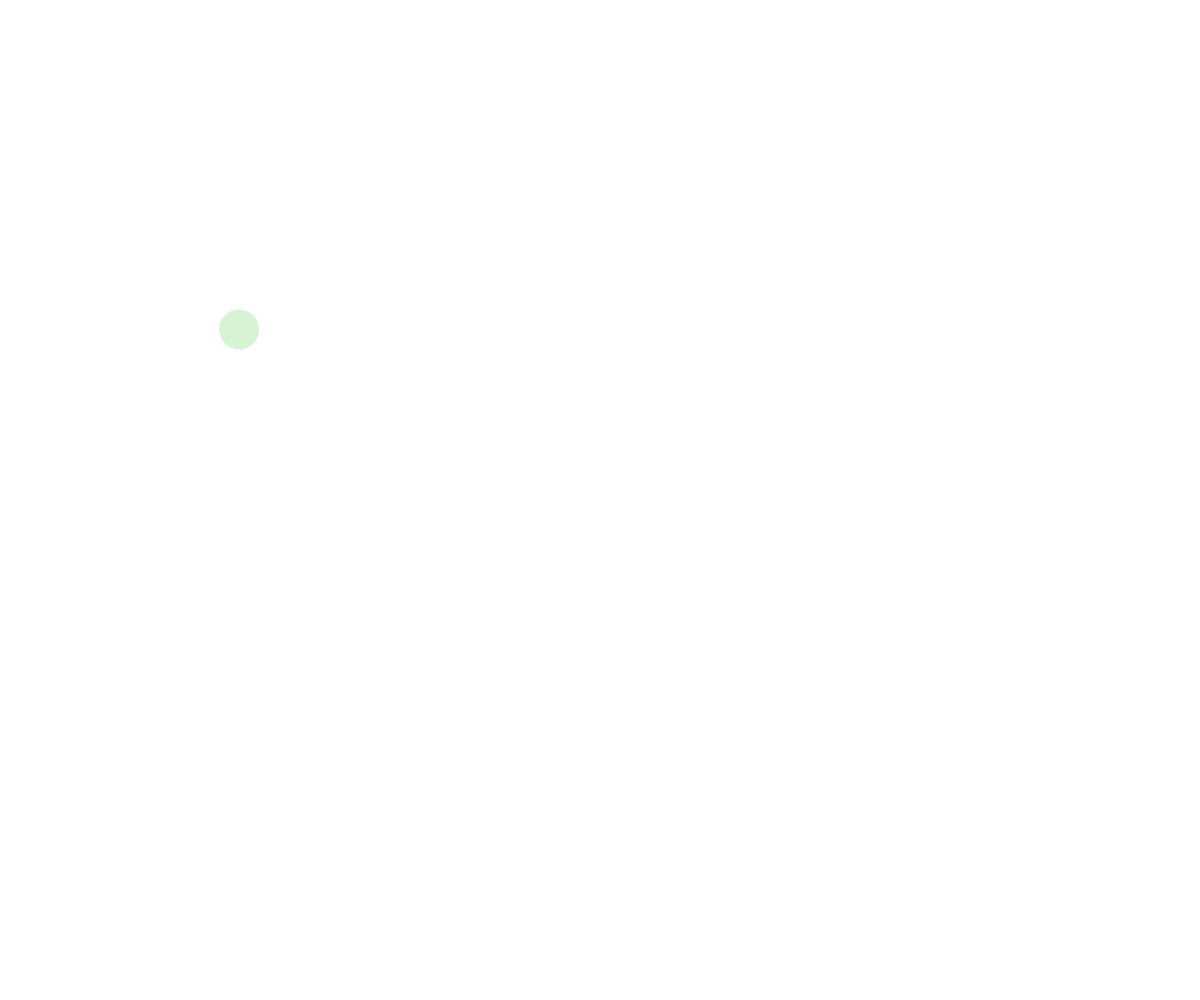
Frame 1 (no input)
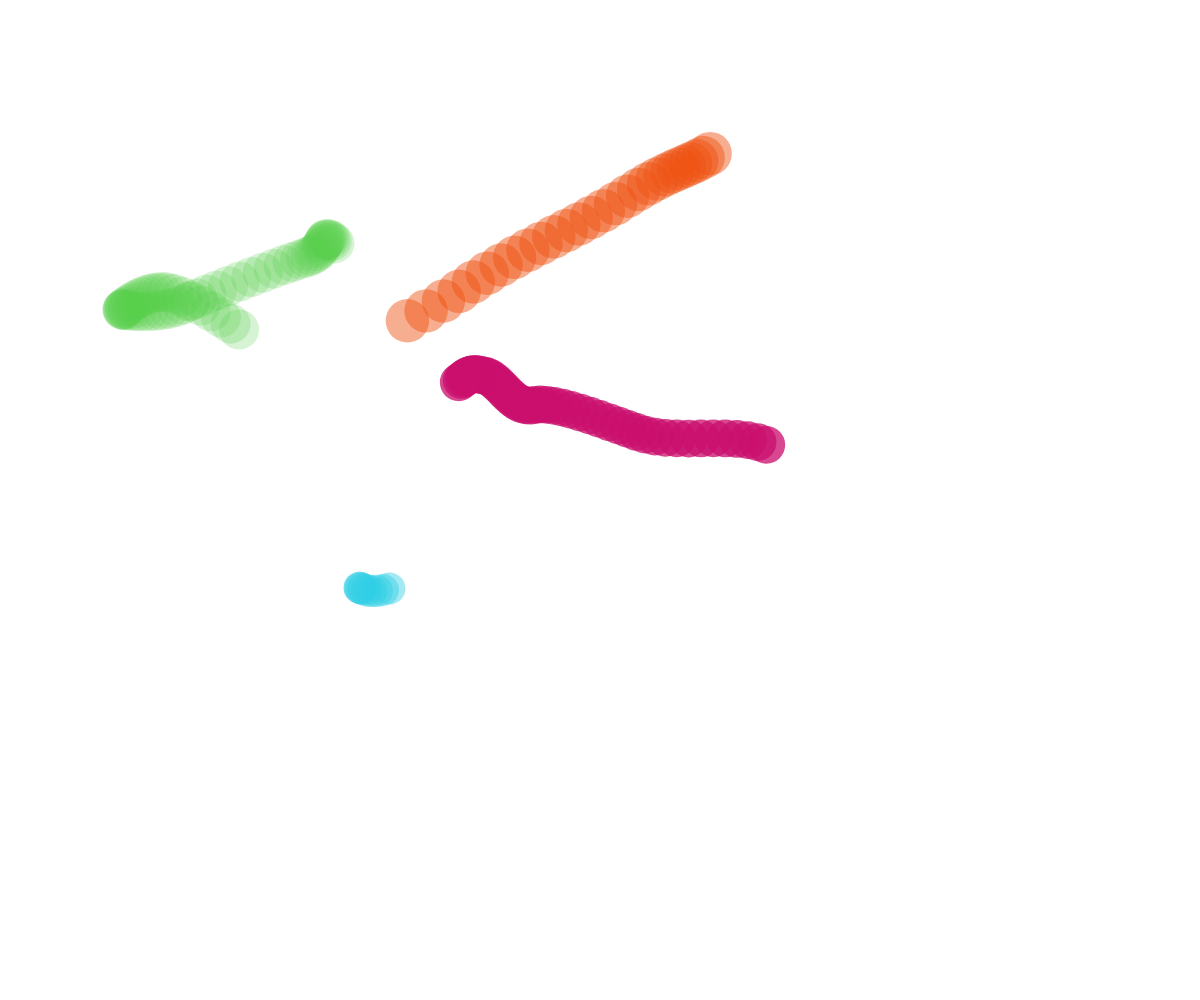
Frame 60 (no input)
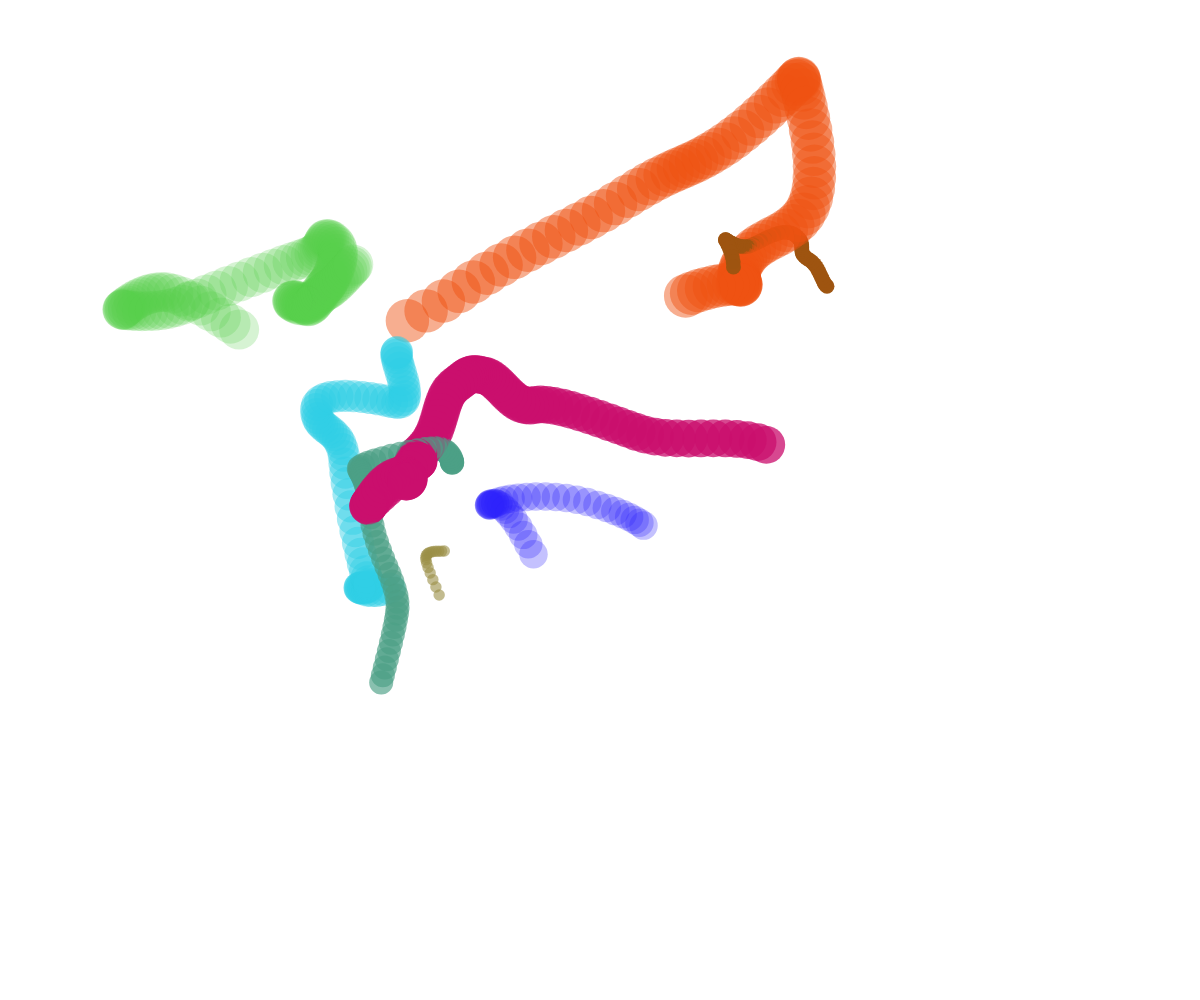
Frame 120 (the mouse pressed at the canvas centre since frame 60)

The p5.js sketch that drew these frames (run headless with seeded random() and noise() and a simulated clock; from frame 60 on, the mouse is pressed at the canvas centre):

// p5.js sketch
// ── sketch.js
// Project Title
// Your Name
// Date
//
// Extra for Experts:
// - describe what you did to take this project "above and beyond"

let ballArray = [];

function setup() {
  createCanvas(windowWidth, windowHeight);
  spawnBall();
  background("white");
  window.setInterval(spawnBall,500);
}

function draw() {
  noStroke();
  for(let theBall of ballArray){
    fill(theBall.color);
    //move
    theBall.x = noise(theBall.time)*width;
    theBall.y = noise(theBall.time+300)*height;
    //display
    circle(theBall.x,theBall.y,theBall.size);
    theBall.time += 0.01;
  }
  
}

function spawnBall(){
  let ball = {
    x : random(width),
    y : random(height),
    size: random(10,50),
    color : color(random(255), random(255), random(255),random(255)),
    time : random(1000),
  };
  ballArray.push(ball);
}

function mousePressed(){
  spawnBall();
}
